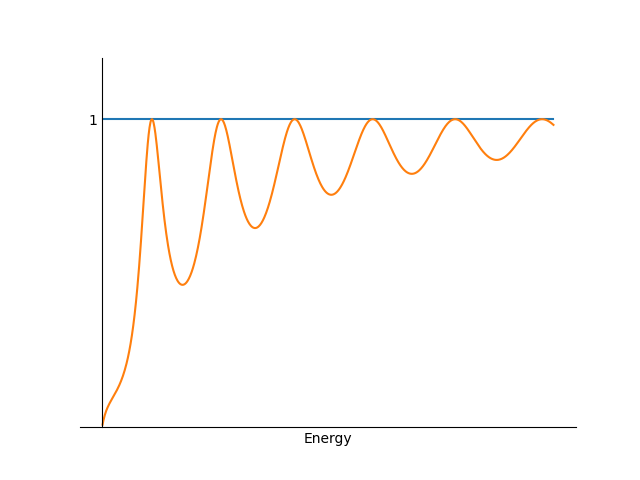

Write Python code to recreate this figure.
import numpy as np
import matplotlib.pyplot as plt

def scatter(x, y, z):
    val = 1+((np.power(x,2)/(4*y*(x+y)))*np.power(np.sin(2*z*np.sqrt(2*(x+y))),2))
    return val

#1+((np.power(x,2)/(4*y*(y+x)))

a=5
v0=10

energy=np.arange(0.01, 10, 0.01)
shape=[]
line=[]
for i in np.arange(len(energy)):
    shape.append(1/scatter(v0,energy[i],a))
    line.append(1)

plt.plot(energy, line)
plt.plot(energy, shape)
plt.plot
ax = plt.gca()
plt.yticks([1])
plt.xticks([5],['Energy'])
ax.tick_params(length=0)
ax.set_ylim([0,1.2])
ax.spines['top'].set_visible(False)
ax.spines['right'].set_visible(False)
ax.spines['left'].set_position('zero')
ax.spines['bottom'].set_position('zero')
plt.savefig('scatter.png', transparent=True)
plt.show()
